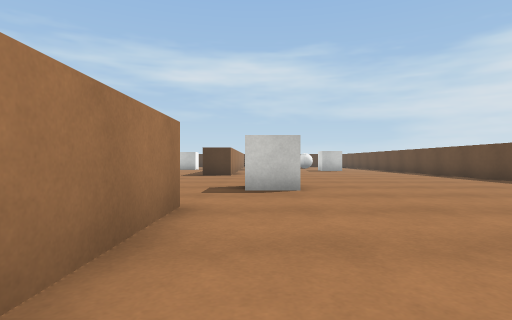
[1] (above)

24 first-person views from a walk through a 3-D level made in the Unity game engine. The camera is 0.55 m above the floor, looks level and sees 80° across. The floor is counted in squares, 1 m on a side. Each view is taken from the middle of a square. On the plan, view 1 faces up. The plan holds only what a view shows up to about 9 squares ahead; the rest is blank. The place goes on beyond the plan. Surface patterns are stand-ins for the level's own textures.

[2]
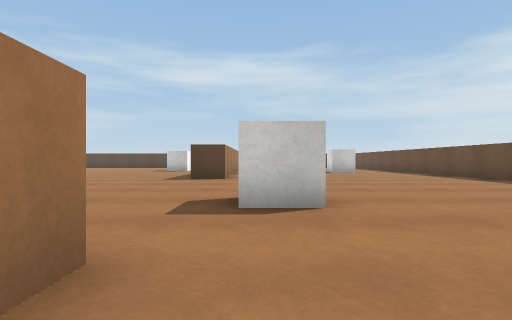

[3]
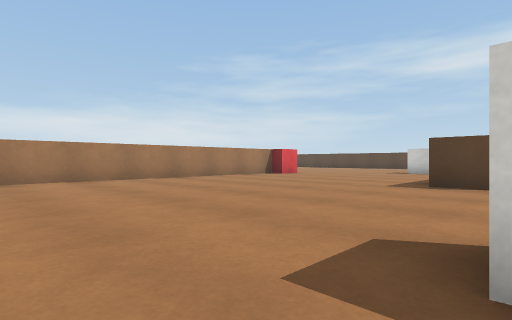

[4]
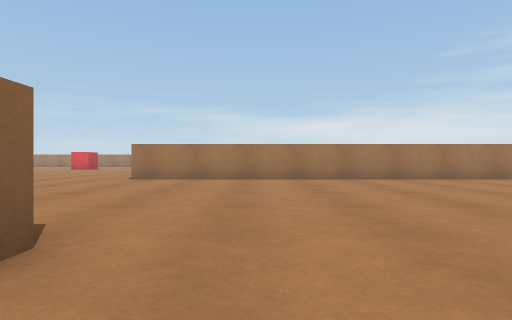

[5]
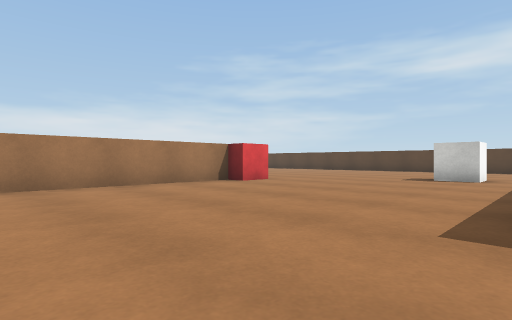

[6]
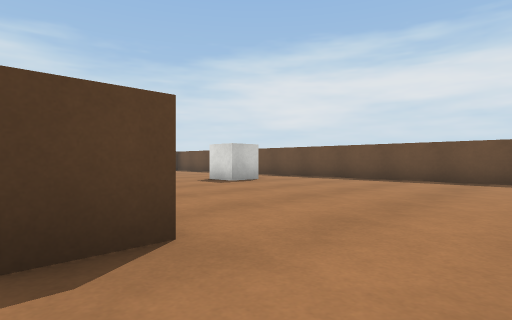

[7]
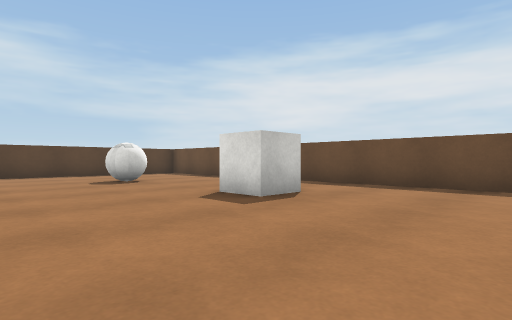

[8]
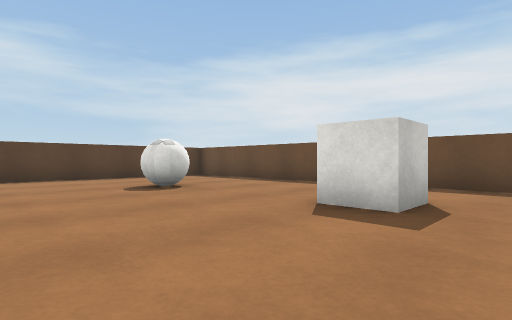

[9]
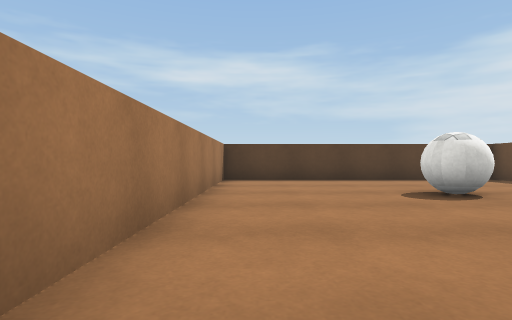

[10]
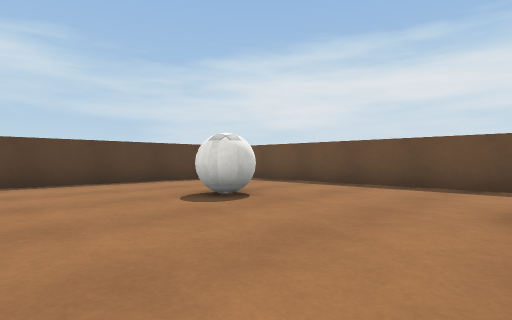

[11]
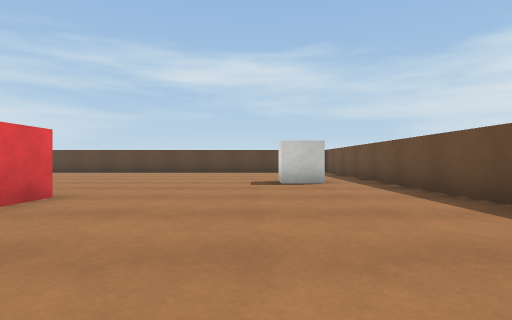

[12]
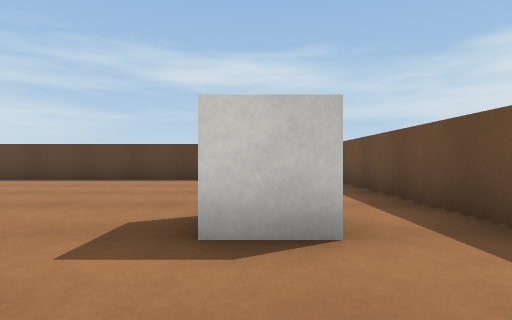

[13]
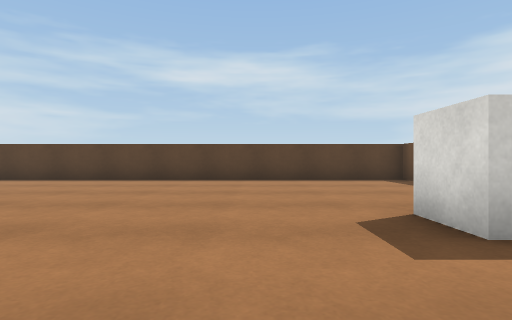

[14]
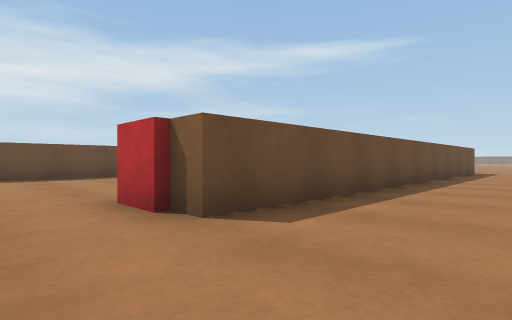

[15]
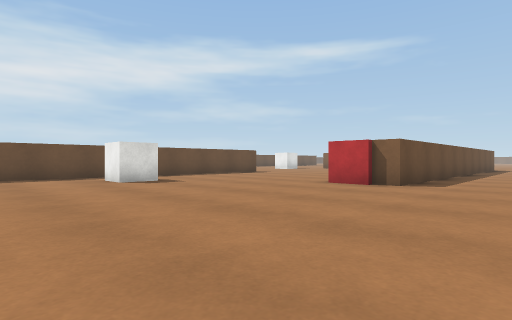

[16]
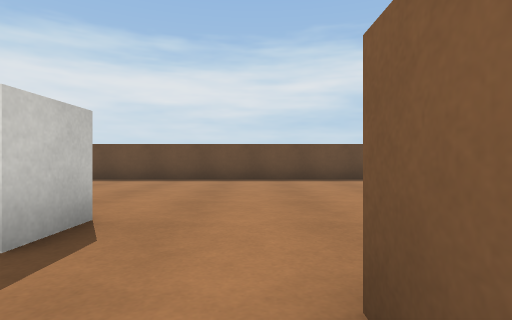

[17]
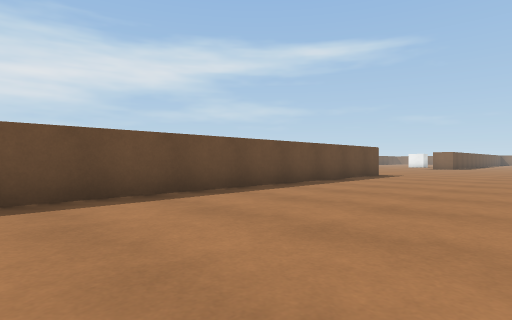

[18]
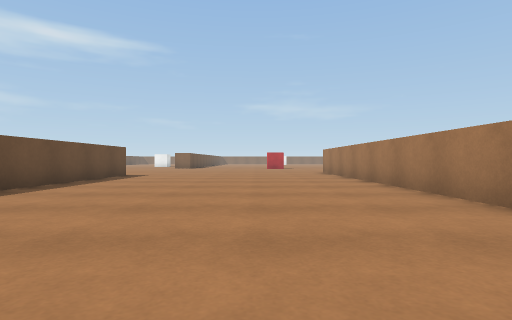

[19]
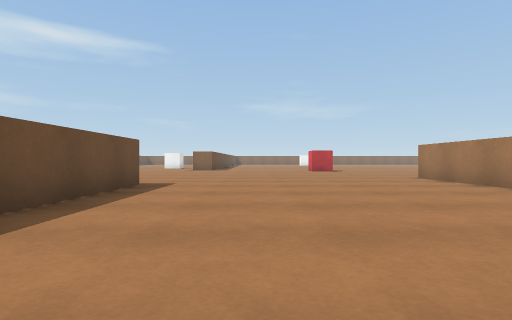

[20]
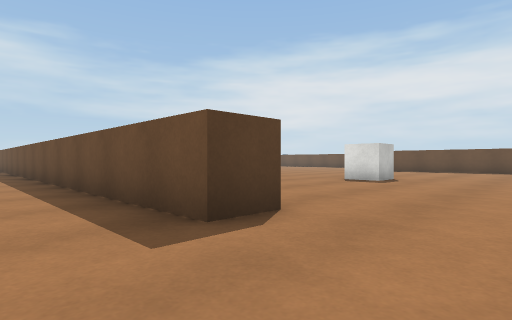

[21]
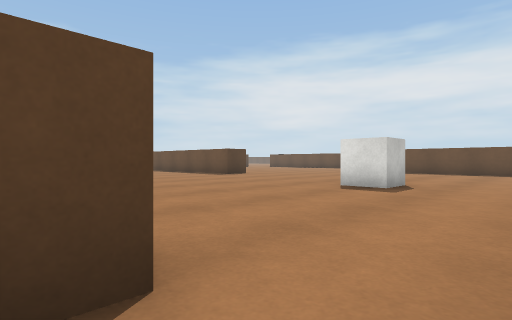

[22]
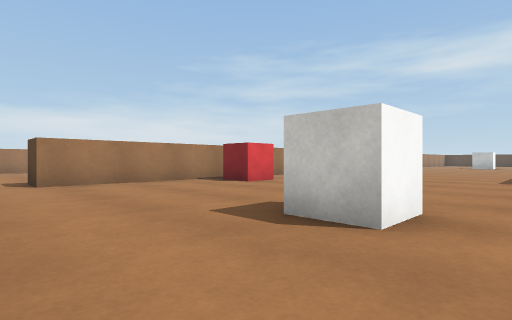

[23]
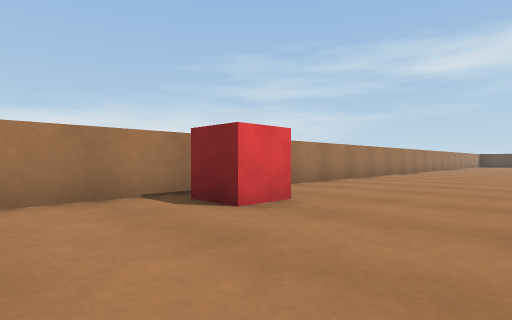

[24]
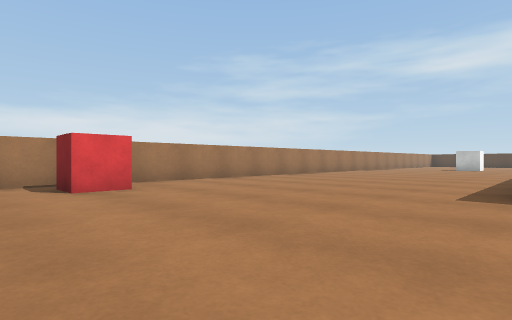

### Floor plan
Points are (right, up) in squares from view 1. A wall is a line through its corners. A room is listed if a view was taken in it or the views show most of it. See-through windows are left out.
Room 1 (views 1, 2, 3, 4, 5, 6, 7, 8, 9, 10, 11, 12, 13, 14, 15, 16, 17, 18, 19, 20, 21)
walls: (-2, 3.6) (-0.9, 3.6) (-0.9, -9); (-0.9, 10.9) (-2, 10.9); (-1.9, 13.4) (-1.9, 23.5) (-12.5, 23.5); (-9.6, 5.8) (-9.6, 14.3) (-9, 14.3); (-8.6, 13.6) (-8.6, 1.5); (7.6, -6.8) (6.6, -6.8) (6.6, 23.5) (-0.9, 23.5) (-0.9, 16)
ways out: opening at (7.7, -8) to room 2
objects: red cube (-8, 14); cube (-4, 17) to (-4, 18); white cube (0, 6) to (1, 6); ball (3, 20); cube (4, 15) to (4, 16)
Room 2 (views 22, 23, 24)
walls: (7.6, 3.4) (7.6, -6.8)
ways out: opening at (7.7, -8) to room 1
objects: red cube (9, -2); cube (13, -5) to (14, -5)

Where each view was taken, in squares from view 1:
view 1: 0 up, 0 right, facing up
view 2: 2 up, 0 right, facing up
view 3: 4 up, 0 right, facing up-left
view 4: 5 up, 0 right, facing left
view 5: 8 up, 2 left, facing up-left
view 6: 9 up, 2 left, facing up-right
view 7: 12 up, 0 right, facing up-right
view 8: 14 up, 0 right, facing up-right
view 9: 15 up, 0 right, facing up
view 10: 16 up, 0 right, facing up-right
view 11: 10 up, 5 left, facing up
view 12: 15 up, 4 left, facing up
view 13: 15 up, 6 left, facing up
view 14: 16 up, 12 left, facing down-right
view 15: 21 up, 12 left, facing down-right
view 16: 4 up, 2 left, facing right
view 17: 4 up, 2 right, facing down-right
view 18: 4 up, 2 right, facing down
view 19: 0 up, 4 right, facing down
view 20: 9 down, 5 right, facing up-right
view 21: 8 down, 7 right, facing up-right
view 22: 8 down, 15 right, facing up-left
view 23: 5 down, 12 right, facing up-left
view 24: 4 down, 15 right, facing up-left
